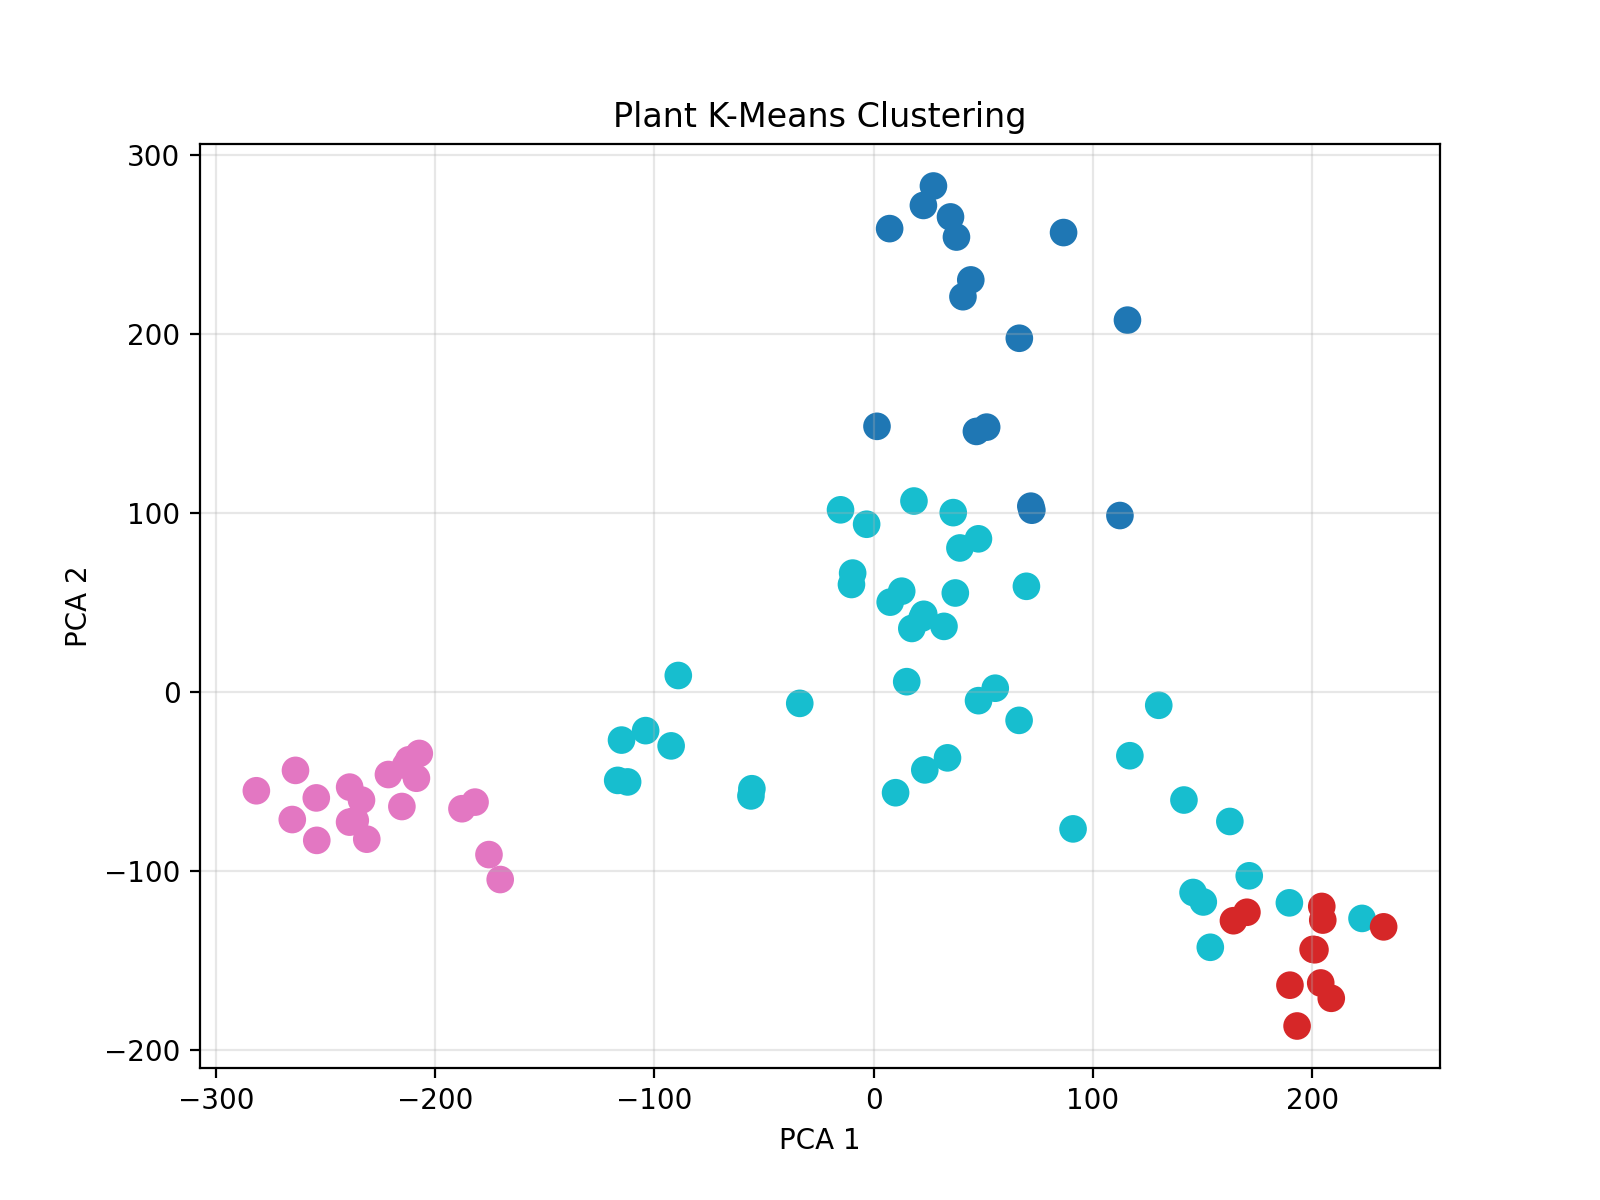

Here is the Python script that generated this plot:
import matplotlib

matplotlib.use('Agg')  # 非交互式后端

import numpy as np
import matplotlib.pyplot as plt
from sklearn.cluster import KMeans
from sklearn.decomposition import PCA
from sklearn.preprocessing import StandardScaler


def load_plant_features(feat_path):
    batch_features = np.load(feat_path, allow_pickle=True).item()
    feature_list = []
    img_names = []
    for img_name, feat_data in batch_features.items():
        flat_feat = feat_data['flat_feature'].reshape(-1)
        feature_list.append(flat_feat)
        img_names.append(img_name)
    features = np.array(feature_list)
    print(f"✅ 特征加载完成：样本数={features.shape[0]}, 维度={features.shape[1]}")
    return features, img_names


def preprocess_features(features):
    scaler = StandardScaler()
    features_scaled = scaler.fit_transform(features)
    print(f"✅ 特征标准化完成")
    return features_scaled, scaler


def run_kmeans(features, n_clusters=4):
    kmeans = KMeans(n_clusters=n_clusters, random_state=42, n_init='auto')
    cluster_labels = kmeans.fit_predict(features)
    print(f"✅ K-Means聚类完成：聚类数={n_clusters}, 各聚类样本数={np.bincount(cluster_labels)}")
    return kmeans, cluster_labels


def visualize_clusters(features, cluster_labels, img_names):
    pca = PCA(n_components=2)
    features_2d = pca.fit_transform(features)
    print(f"✅ PCA降维完成，解释方差比={pca.explained_variance_ratio_.sum():.2f}")

    plt.figure(figsize=(8, 6))
    plt.scatter(features_2d[:, 0], features_2d[:, 1], c=cluster_labels, cmap='tab10', s=80)
    plt.title('Plant K-Means Clustering')
    plt.xlabel('PCA 1')
    plt.ylabel('PCA 2')
    plt.grid(alpha=0.3)
    plt.savefig('plant_kmeans_clustering.png', dpi=200)
    plt.close()
    print(f"✅ 聚类图已保存：plant_kmeans_clustering.png")


if __name__ == "__main__":
    feat_path = r"C:\Users\1\yolov5\batch_plant_features.npy"
    n_clusters = 4

    features, img_names = load_plant_features(feat_path)
    features_scaled, scaler = preprocess_features(features)
    kmeans, cluster_labels = run_kmeans(features_scaled, n_clusters)
    visualize_clusters(features_scaled, cluster_labels, img_names)

    print("\n📌 聚类结果：")
    for img, label in zip(img_names, cluster_labels):
        print(f"   {img} → 标签{label}")
